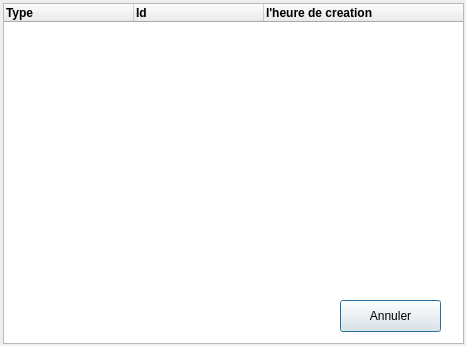
<?xml version="1.0" encoding="UTF-8"?>
<ui version="4.0">
 <class>FetchProgramDialog</class>
 <widget class="QDialog" name="FetchProgramDialog">
  <property name="geometry">
   <rect>
    <x>0</x>
    <y>0</y>
    <width>466</width>
    <height>346</height>
   </rect>
  </property>
  <property name="windowTitle">
   <string>Dialog</string>
  </property>
  <property name="styleSheet">
   <string notr="true">
</string>
  </property>
  <widget class="QTreeWidget" name="treeWidget">
   <property name="geometry">
    <rect>
     <x>3</x>
     <y>3</y>
     <width>461</width>
     <height>341</height>
    </rect>
   </property>
   <attribute name="headerDefaultSectionSize">
    <number>130</number>
   </attribute>
   <column>
    <property name="text">
     <string notr="true">Type</string>
    </property>
    <property name="font">
     <font>
      <weight>75</weight>
      <bold>true</bold>
     </font>
    </property>
    <property name="background">
     <color>
      <red>221</red>
      <green>221</green>
      <blue>221</blue>
     </color>
    </property>
   </column>
   <column>
    <property name="text">
     <string>Id</string>
    </property>
    <property name="font">
     <font>
      <weight>75</weight>
      <bold>true</bold>
     </font>
    </property>
    <property name="background">
     <color>
      <red>226</red>
      <green>226</green>
      <blue>226</blue>
     </color>
    </property>
   </column>
   <column>
    <property name="text">
     <string>l'heure de creation</string>
    </property>
    <property name="font">
     <font>
      <weight>75</weight>
      <bold>true</bold>
     </font>
    </property>
    <property name="background">
     <color>
      <red>231</red>
      <green>231</green>
      <blue>231</blue>
     </color>
    </property>
   </column>
  </widget>
  <widget class="QPushButton" name="cancelPushButton">
   <property name="geometry">
    <rect>
     <x>340</x>
     <y>300</y>
     <width>101</width>
     <height>32</height>
    </rect>
   </property>
   <property name="minimumSize">
    <size>
     <width>0</width>
     <height>32</height>
    </size>
   </property>
   <property name="text">
    <string>Annuler</string>
   </property>
  </widget>
 </widget>
 <resources/>
 <connections/>
</ui>
